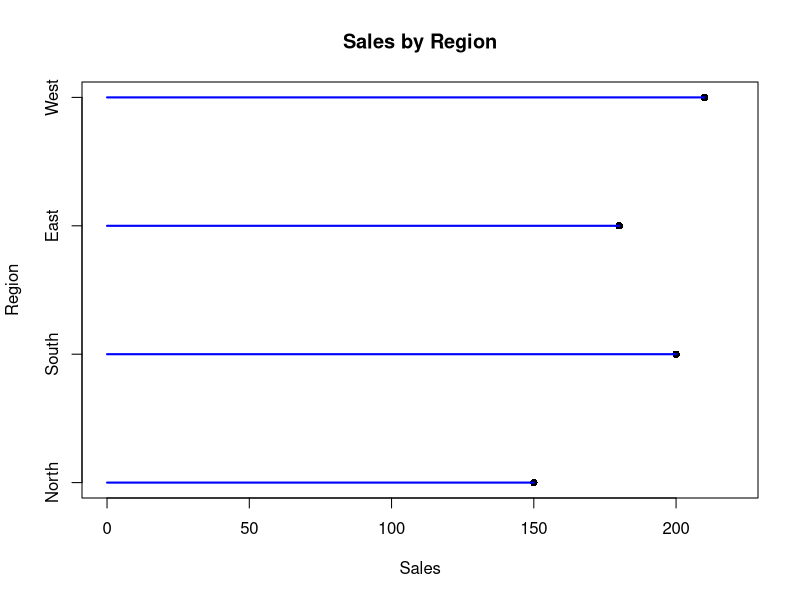

The R source for this figure:

region <- c("North", "South", "East", "West")
sales <- c(150, 200, 180, 210)

# Create the lollipop plot
plot(sales, 1:4, pch = 16, xlim = c(0, max(sales) + 10), xlab = "Sales", ylab = "Region", yaxt = "n", main = "Sales by Region")

# Add the lines (sticks of the lollipops)
segments(0, 1:4, sales, 1:4, col = "blue", lwd = 2)

# Add region labels
axis(2, at = 1:4, labels = region)